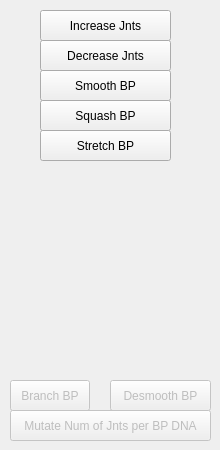
      <widget class="QWidget" name="tab_5">
       <attribute name="title">
        <string>Extend / Smooth</string>
       </attribute>
       <widget class="QPushButton" name="pushButton_6">
        <property name="enabled">
         <bool>true</bool>
        </property>
        <property name="geometry">
         <rect>
          <x>40</x>
          <y>70</y>
          <width>131</width>
          <height>31</height>
         </rect>
        </property>
        <property name="text">
         <string>Smooth BP</string>
        </property>
       </widget>
       <widget class="QPushButton" name="pushButton_28">
        <property name="enabled">
         <bool>false</bool>
        </property>
        <property name="geometry">
         <rect>
          <x>110</x>
          <y>380</y>
          <width>101</width>
          <height>31</height>
         </rect>
        </property>
        <property name="text">
         <string>Desmooth BP</string>
        </property>
       </widget>
       <widget class="QPushButton" name="pushButton_30">
        <property name="geometry">
         <rect>
          <x>40</x>
          <y>10</y>
          <width>131</width>
          <height>31</height>
         </rect>
        </property>
        <property name="text">
         <string>Increase Jnts</string>
        </property>
       </widget>
       <widget class="QPushButton" name="pushButton_31">
        <property name="geometry">
         <rect>
          <x>40</x>
          <y>40</y>
          <width>131</width>
          <height>31</height>
         </rect>
        </property>
        <property name="text">
         <string>Decrease Jnts</string>
        </property>
       </widget>
       <widget class="QPushButton" name="pushButton_32">
        <property name="enabled">
         <bool>false</bool>
        </property>
        <property name="geometry">
         <rect>
          <x>10</x>
          <y>380</y>
          <width>80</width>
          <height>31</height>
         </rect>
        </property>
        <property name="text">
         <string>Branch BP</string>
        </property>
       </widget>
       <widget class="QPushButton" name="pushButton_22">
        <property name="enabled">
         <bool>false</bool>
        </property>
        <property name="geometry">
         <rect>
          <x>10</x>
          <y>410</y>
          <width>201</width>
          <height>31</height>
         </rect>
        </property>
        <property name="text">
         <string>Mutate Num of Jnts per BP DNA</string>
        </property>
       </widget>
       <widget class="QPushButton" name="pushButton_15">
        <property name="geometry">
         <rect>
          <x>40</x>
          <y>100</y>
          <width>131</width>
          <height>31</height>
         </rect>
        </property>
        <property name="text">
         <string>Squash BP</string>
        </property>
       </widget>
       <widget class="QPushButton" name="pushButton_42">
        <property name="geometry">
         <rect>
          <x>40</x>
          <y>130</y>
          <width>131</width>
          <height>31</height>
         </rect>
        </property>
        <property name="text">
         <string>Stretch BP</string>
        </property>
       </widget>
      </widget>
